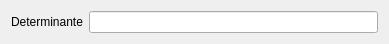
<?xml version="1.0" encoding="UTF-8"?>
<ui version="4.0">
 <class>DeterminanteLineEditDialog</class>
 <widget class="QDialog" name="DeterminanteLineEditDialog">
  <property name="geometry">
   <rect>
    <x>0</x>
    <y>0</y>
    <width>389</width>
    <height>38</height>
   </rect>
  </property>
  <property name="windowTitle">
   <string>Dialog</string>
  </property>
  <layout class="QHBoxLayout" name="horizontalLayout">
   <item>
    <widget class="QLabel" name="label">
     <property name="text">
      <string>Determinante</string>
     </property>
    </widget>
   </item>
   <item>
    <widget class="QLineEdit" name="determinanteLineEdit"/>
   </item>
  </layout>
 </widget>
 <resources/>
 <connections/>
</ui>
